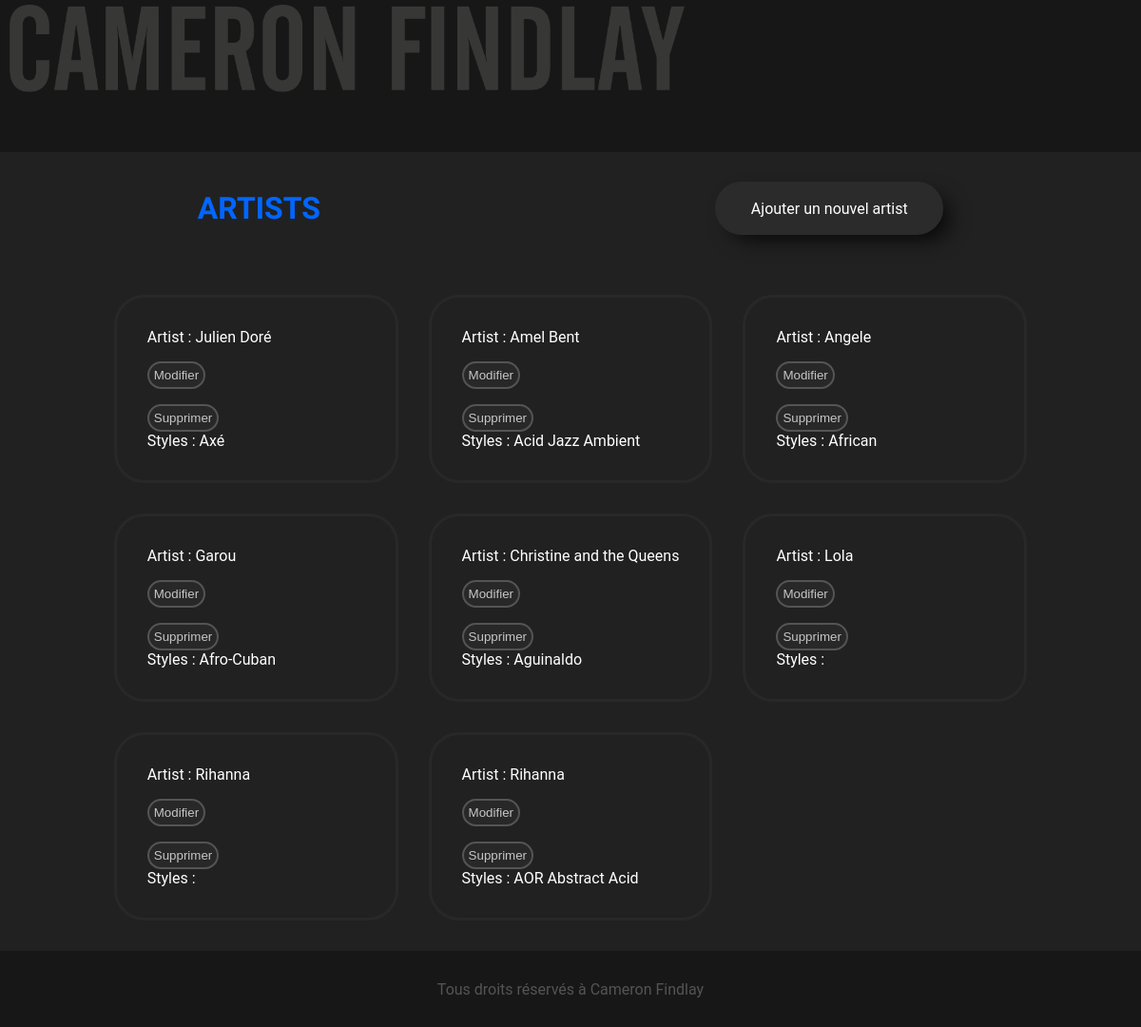
The page /artists/artist_read.php on the database its author committed.
### tables this page shows
CREATE TABLE `artistsCP` (
  `artist_id` int(11) NOT NULL,
  `artist_name` varchar(100) NOT NULL
);

CREATE TABLE `assoc_artists_stylesCP` (
  `assoc_ar_sty_id` int(11) NOT NULL,
  `assoc_artist_id` int(11) NOT NULL,
  `assoc_style_id` int(11) NOT NULL
);

CREATE TABLE `stylesCP` (
  `style_id` int(11) NOT NULL,
  `style_name` varchar(255) DEFAULT NULL,
  `style_genre_id` int(11) DEFAULT NULL
);

### artists/artist_read.php (the view, shortened to what this page needs)
<?php
function afficheArtists()
{
    try {
          $pdo = new PDO(DB_DRIVER . ":host=" . DB_HOST . ";dbname=" . DB_NAME . ";charset=" . DB_CHARSET, DB_LOGIN, DB_PASS, DB_OPTIONS);
          $requete = "SELECT * FROM `artistsCP`;";
          $prepare = $pdo->prepare($requete);
          $prepare->execute();
          $resultat = $prepare->fetchAll();
          return $resultat;
      }
      catch (PDOException $e) {
        echo "<pre>✖️ Erreur liée à la requête SQL :\n" . $e->getMessage() . "</pre>";
      }
}
$listArtist = afficheArtists();
function artistStyles($artistId)
{
    try {
            $pdo = new PDO(DB_DRIVER . ":host=" . DB_HOST . ";dbname=" . DB_NAME . ";charset=" . DB_CHARSET, DB_LOGIN, DB_PASS, DB_OPTIONS);
            $requete = "SELECT * FROM `stylesCP`
            JOIN assoc_artists_stylesCP ON assoc_style_id = style_id
            WHERE assoc_artist_id = :artist_id;";
            $prepare = $pdo->prepare($requete);
            $prepare->execute(array(
                ':artist_id' => $artistId
            ));
            $resultat = $prepare->fetchAll();
            return $resultat;
        }
        catch (PDOException $e) {
        echo "<pre>✖️ Erreur liée à la requête SQL :\n" . $e->getMessage() . "</pre>";
        }
}
?>
<!DOCTYPE html>
<html lang="fr">
<head>
    <link rel="stylesheet" href="../assets/style.css">
</head>
<body>
    <header>
        <a href="../index.php">
            <img src="../assets/logoCameron.png" alt="Logo Cameron Findlay">
        </a>
    </header>
    <main class="Read">
        <h1>ARTISTS</h1>
        <div class="add">
            <a class="btnAdd" href="artist_add.php">Ajouter un nouvel artist</a>
        </div>
        <div class="conteneur">
            <?php
                echo '<div class="contenu">';
                    foreach($listArtist as $key => $value) {
                        echo '<div class="SGA"';
                            $styles = artistStyles($value['artist_id']);
                            echo '<p> Artist : ' . htmlentities($value['artist_name'], ENT_QUOTES) . '</p>';
                            echo '<form action="" method="POST">'
                                    . '<input type="hidden" name="artist_id" value="' . htmlentities($value['artist_id'], ENT_QUOTES) . '">'
                                    . '<input type="submit" class="image" name="update" value="Modifier">'
                                . '</form>';
                            echo '<form action="artist_delete.php" method="POST">'
                                    . '<input type="hidden" name="artist_id" value="' . htmlentities($value['artist_id'], ENT_QUOTES) . '">'
                                    . '<input type="submit" class="image" name="delete" value="Supprimer">'
                                . '</form>';
                            echo '<p>Styles : ';
                                foreach ($styles as $key => $value) {
                                    echo htmlentities($value['style_name'], ENT_QUOTES) . ' ';
                                }
                            echo "</p>";
                        echo "</div>";
                    }
                echo "</div>";
            ?>
        </div>
    </main>
    <footer>
        <p>Tous droits réservés à Cameron Findlay</p>
    </footer>
</body>
</html>

### assets/style.css (style rules this page uses)
* { box-sizing: border-box; margin: 0; padding: 0; }
body { min-height: 100vh; max-width: 100vw; color: white; font-family: Roboto; }
header { height: 20vh; background-color: rgb(23, 23, 23); }
header img { padding-top: 5px; padding-left: 10px; width: 60vw; }
main.Read { background-color: #212121; display: grid; grid-template-areas: "title add" "conteneur conteneur"; }
main.Read h1 { margin-top: 5vh; margin-bottom: 5vh; font-family: 'Dela Gothic One', cursive; grid-area: title; display: flex; justify-content: center; align-items: center; color: #0066ff; }
main.Read div.add { grid-area: add; display: flex; justify-content: center; align-items: center; }
main.Read div.conteneur { grid-area: conteneur; }
main.Read a { display: flex; align-items: center; justify-content: center; text-align: center; border-radius: 2rem; text-decoration: none; color: inherit; border: .2rem solid #2b2b2b; width: 20vw; background-color: #2b2b2b; height: 7vh; transition: background-color 100ms, color 100ms; color: #ffffff; box-shadow: 11px 10px 21px -5px rgba(0,0,0,0.77); }
main.Read div.conteneur { display: grid; grid-template-columns: 1fr; grid-template-areas: "result" "contenu"; justify-items: center; width: 100vw; }
main.Read div.conteneur div.contenu { display: grid; grid-gap: 2rem; padding: 2rem; grid-template-columns: repeat(3, 1fr); }
main.Read div.conteneur div.contenu div.SGA { position: relative; border: .2rem solid #282828; border-radius: 2rem; padding: 2rem; }
main.Read div.conteneur div.contenu div.SGA form input { background-color: #282828; border: solid 2px #545454; border-radius: 2rem; padding: 5px; color: #c6c6c6; margin-top: 2vh; }
footer { color: #545454; height: 10vh; background-color: rgb(23, 23, 23); display: flex; justify-content: center; align-items: center; }

### rows shown on the page
artistscp: artist_name "Julien Doré"
assoc_artists_stylescp: assoc_style.style_name "Axé"
artistscp: artist_name "Amel Bent"
assoc_artists_stylescp: assoc_style.style_name "Acid Jazz"
assoc_artists_stylescp: assoc_style.style_name "Ambient"
artistscp: artist_name "Angele"
assoc_artists_stylescp: assoc_style.style_name "African"
artistscp: artist_name "Garou"
assoc_artists_stylescp: assoc_style.style_name "Afro-Cuban"
artistscp: artist_name "Christine and the Queens"
assoc_artists_stylescp: assoc_style.style_name "Aguinaldo"
artistscp: artist_name "Lola"
artistscp: artist_name "Rihanna"
artistscp: artist_name "Rihanna"
assoc_artists_stylescp: assoc_style.style_name "AOR"
assoc_artists_stylescp: assoc_style.style_name "Abstract"
assoc_artists_stylescp: assoc_style.style_name "Acid"
